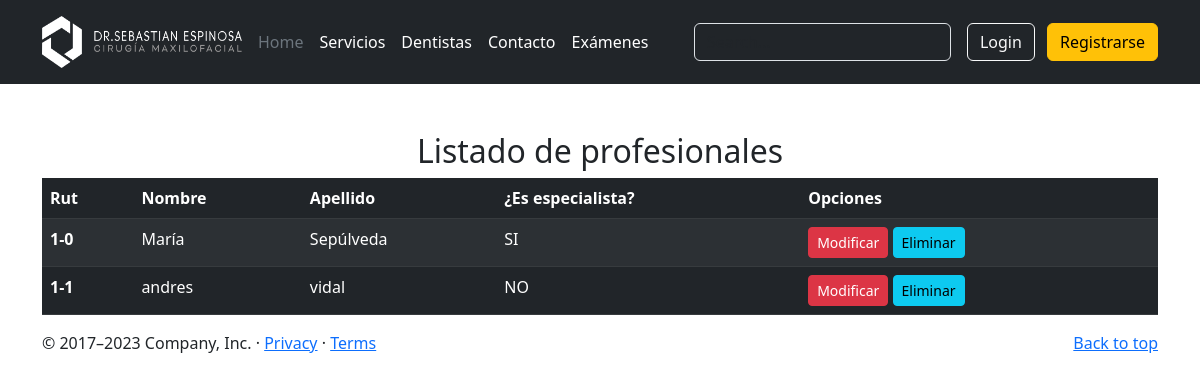
The app's page /mant/profesional/listar/, older data.
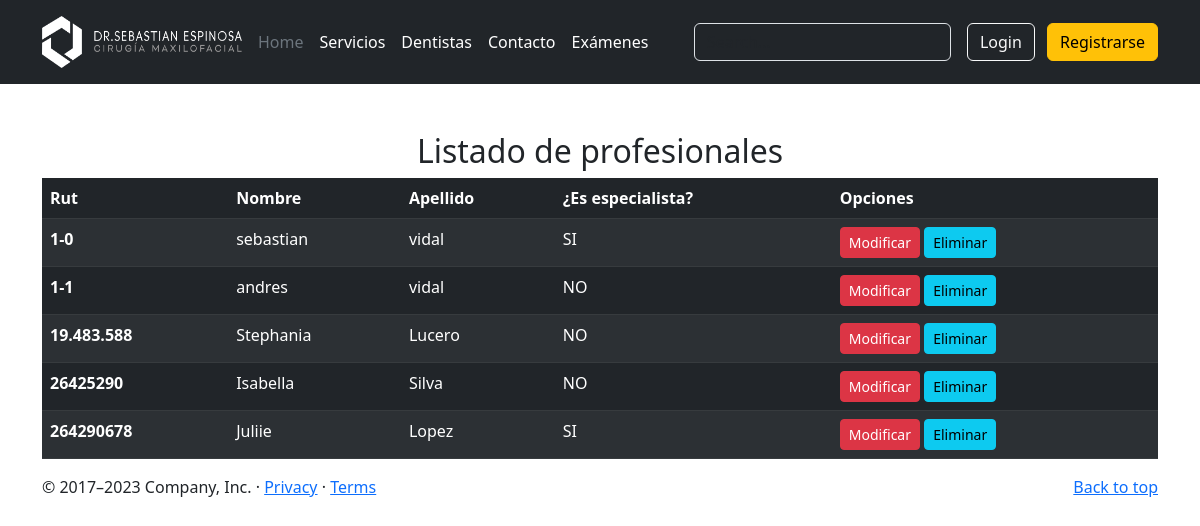
The same page, newer data.
### appweb/models.py (models this page shows, shortened)
class Profesional(models.Model):
    rut = models.CharField(max_length=10)
    nombre = models.CharField(max_length=50)
    apellido = models.CharField(max_length=50)
    edad = models.IntegerField()
    especialista = models.BooleanField()
    cargo = models.ForeignKey(Cargo, on_delete=models.PROTECT)
    fecha_nacimiento = models.DateField()
    foto = models.ImageField(default='')

### appweb/views.py (the view)
# urls.py: path('mant/profesional/listar/', listar_profesional, name="listar_profesional"),
def listar_profesional(request):
    mis_profesionales = Profesional.objects.all()
    data = {
        "profesionales" : mis_profesionales
    }
    return render(request, "mantenedor/profesional/listar.html", data)

### appweb/templates/mantenedor/profesional/listar.html (shortened to what this page needs)
{% extends 'base.html' %}
{% block contenido %}
{% load crispy_forms_tags %}
<div class="container mt-5">
    <div class="text-center">
        <h2 class="mt-4">Listado de profesionales</h2>
    </div>
    <table class="table table-dark table-striped">
        <thead>
          <tr>
            <th scope="col">Rut</th>
            <th scope="col">Nombre</th>
            <th scope="col">Apellido</th>
            <th scope="col">¿Es especialista?</th>
            <th scope="col">Opciones</th>
          </tr>
        </thead>
        <tbody>
            {% for p in profesionales %}
          <tr>
            <th scope="row">{{p.rut}}</th>
            <td>{{p.nombre}}</td>
            <td>{{p.apellido}}</td>
            <td>
                {% if p.especialista %}
                    SI
                {% else %}
                    NO
                {% endif %}
            </td>
            <td>
              <a href="{% url 'modificar_profesional' p.rut %}" class="btn btn-danger btn-sm">Modificar</a>
              <a href="{% url 'eliminar_profesional' p.rut %}" class="btn btn-info btn-sm">Eliminar</a>
            </td>
          </tr>
          {% endfor %}
        </tbody>
      </table>
  </div>
  {% endblock %}

### appweb/templates/base.html (shortened to what this page needs)
<!DOCTYPE html>
<html lang="en">
<head>
  <link href="https://cdn.jsdelivr.net/npm/bootstrap@5.3.0-alpha1/dist/css/bootstrap.min.css" rel="stylesheet">
  <link href="https://cdn.jsdelivr.net/npm/bootstrap@5.3.0-alpha3/dist/css/bootstrap.min.css" rel="stylesheet"
>
  {% load static %}
</head>
<body>
  <header class="p-3 text-bg-dark">
    <div class="container">
      <div class="d-flex flex-wrap align-items-center justify-content-center justify-content-lg-start">
        <a href="#" class="d-flex align-items-center mb-2 mb-lg-0 text-white text-decoration-none">
          <img src="{% static './imagenes/logo.png' %}" class="bi me-2" width="200" height="52"/>
        </a>
        <ul class="nav col-12 col-lg-auto me-lg-auto mb-2 justify-content-center mb-md-0">
          <li><a href="{% url 'home' %}" class="nav-link px-2 text-secondary">Home</a></li>
          <li><a href="#" class="nav-link px-2 text-white">Servicios</a></li>
          <li><a href="{% url 'profesionales' %}" class="nav-link px-2 text-white">Dentistas</a></li>
          <li><a href="{% url 'contacto' %}" class="nav-link px-2 text-white">Contacto</a></li>
          <li><a href="{% url 'contacto' %}" class="nav-link px-2 text-white">Exámenes</a></li>
        </ul>
        <form class="col-12 col-lg-auto mb-3 mb-lg-0 me-lg-3" role="search">
          <input type="search" class="form-control form-control-dark text-bg-dark" placeholder="Search..."
            aria-label="Search">
        </form>
        <div class="text-end">
          {% if user.is_authenticated %}
            <a href="{% url 'logout' %}" class="btn btn-outline-light me-2">Cerrar Sesion</a>
            <button type="button" class="btn btn-warning">Bienvenido {{user.username}}</button>
          {% else %}
            <a href="{% url 'login' %}" class="btn btn-outline-light me-2">Login</a>
            <a href="{% url 'reg_prof' %}" class="btn btn-warning">Registrarse</a>
          {% endif %}
        </div>
      </div>
    </div>
  </header>
  <main>
    {% block contenido%}
    {% endblock %}
  </main>
  <footer class="container">
    <p class="float-end"><a href="#">Back to top</a></p>
    <p>© 2017–2023 Company, Inc. · <a href="#">Privacy</a> · <a href="#">Terms</a></p>
  </footer>
</body>
</html>

Row changes from the older to the newer data that the page shows:
changed Profesional: nombre "María" → "sebastian"; apellido "Sepúlveda" → "vidal"
added Profesional: rut "19.483.588", nombre "Stephania", apellido "Lucero", especialista "NO"
added Profesional: rut "26425290", nombre "Isabella", apellido "Silva", especialista "NO"
added Profesional: rut "264290678", nombre "Juliie", apellido "Lopez", especialista "SI"
